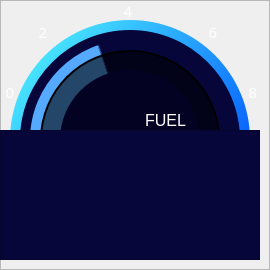
      <widget class="QFrame" name="yakitFrame">
       <property name="geometry">
        <rect>
         <x>612</x>
         <y>620</y>
         <width>270</width>
         <height>270</height>
        </rect>
       </property>
       <property name="styleSheet">
        <string notr="true">background-color:none;</string>
       </property>
       <property name="frameShape">
        <enum>QFrame::StyledPanel</enum>
       </property>
       <property name="frameShadow">
        <enum>QFrame::Raised</enum>
       </property>
       <widget class="QFrame" name="yakitGradient">
        <property name="geometry">
         <rect>
          <x>10</x>
          <y>20</y>
          <width>240</width>
          <height>240</height>
         </rect>
        </property>
        <property name="styleSheet">
         <string notr="true">background-color: qlineargradient(spread:pad, x1:0, y1:0, x2:0.946, y2:0.720818, stop:0 rgba(85, 255, 255, 255), stop:1 rgba(0, 85, 255, 255));
border-radius: 120px;</string>
        </property>
        <property name="frameShape">
         <enum>QFrame::StyledPanel</enum>
        </property>
        <property name="frameShadow">
         <enum>QFrame::Raised</enum>
        </property>
       </widget>
       <widget class="QFrame" name="kapak3">
        <property name="geometry">
         <rect>
          <x>0</x>
          <y>130</y>
          <width>260</width>
          <height>130</height>
         </rect>
        </property>
        <property name="styleSheet">
         <string notr="true">background-color: rgb(6, 6, 58);</string>
        </property>
        <property name="frameShape">
         <enum>QFrame::StyledPanel</enum>
        </property>
        <property name="frameShadow">
         <enum>QFrame::Raised</enum>
        </property>
       </widget>
       <widget class="QFrame" name="yakitFrameIc">
        <property name="geometry">
         <rect>
          <x>20</x>
          <y>30</y>
          <width>220</width>
          <height>220</height>
         </rect>
        </property>
        <property name="styleSheet">
         <string notr="true">background-color: rgb(6, 6, 58);
border-radius: 110px;</string>
        </property>
        <property name="frameShape">
         <enum>QFrame::StyledPanel</enum>
        </property>
        <property name="frameShadow">
         <enum>QFrame::Raised</enum>
        </property>
       </widget>
       <widget class="QFrame" name="yakitFrameOn">
        <property name="geometry">
         <rect>
          <x>60</x>
          <y>70</y>
          <width>140</width>
          <height>140</height>
         </rect>
        </property>
        <property name="styleSheet">
         <string notr="true">background-color: rgb(3, 2, 34);
border-radius:70px;</string>
        </property>
        <property name="frameShape">
         <enum>QFrame::StyledPanel</enum>
        </property>
        <property name="frameShadow">
         <enum>QFrame::Raised</enum>
        </property>
        <widget class="QLabel" name="yakit">
         <property name="geometry">
          <rect>
           <x>70</x>
           <y>40</y>
           <width>71</width>
           <height>21</height>
          </rect>
         </property>
         <property name="styleSheet">
          <string notr="true">color: #ffffff; background-color: none</string>
         </property>
         <property name="text">
          <string>&lt;html&gt;&lt;head/&gt;&lt;body&gt;&lt;p&gt;&lt;span style=&quot; font-family:'Arial Black'; font-size:12pt;&quot;&gt;FUEL&lt;/span&gt;&lt;/p&gt;&lt;/body&gt;&lt;/html&gt;</string>
         </property>
         <property name="alignment">
          <set>Qt::AlignCenter</set>
         </property>
        </widget>
        <widget class="QLabel" name="yakitIcon">
         <property name="geometry">
          <rect>
           <x>15</x>
           <y>25</y>
           <width>45</width>
           <height>35</height>
          </rect>
         </property>
         <property name="styleSheet">
          <string notr="true">background-color: none;</string>
         </property>
         <property name="text">
          <string/>
         </property>
         <property name="pixmap">
          <pixmap>tba3.png</pixmap>
         </property>
         <property name="scaledContents">
          <bool>true</bool>
         </property>
        </widget>
       </widget>
       <widget class="QFrame" name="yakitProgress">
        <property name="geometry">
         <rect>
          <x>30</x>
          <y>40</y>
          <width>200</width>
          <height>200</height>
         </rect>
        </property>
        <property name="styleSheet">
         <string notr="true">background-color: qconicalgradient(cx:0.5, cy:0.5, angle:180, stop:0.011158 rgba(85, 170, 255, 0), stop:0.013089 rgba(249, 201, 111, 255));
background-color: qconicalgradient(cx:0.5, cy:0.5, angle:180, stop:0.799308 rgba(85, 170, 255, 0), stop:0.803089 rgba(85, 170, 255, 255));
border-radius: 100px;</string>
        </property>
        <property name="frameShape">
         <enum>QFrame::StyledPanel</enum>
        </property>
        <property name="frameShadow">
         <enum>QFrame::Raised</enum>
        </property>
        <widget class="QFrame" name="yakitGolge">
         <property name="geometry">
          <rect>
           <x>10</x>
           <y>10</y>
           <width>180</width>
           <height>180</height>
          </rect>
         </property>
         <property name="styleSheet">
          <string notr="true">border-radius: 90px;
background-color: rgba(0, 0, 0,150);
border-width: 2px;
border-style: solid;</string>
         </property>
         <property name="frameShape">
          <enum>QFrame::StyledPanel</enum>
         </property>
         <property name="frameShadow">
          <enum>QFrame::Raised</enum>
         </property>
        </widget>
       </widget>
       <widget class="QLabel" name="labelYT4">
        <property name="geometry">
         <rect>
          <x>118</x>
          <y>0</y>
          <width>20</width>
          <height>20</height>
         </rect>
        </property>
        <property name="styleSheet">
         <string notr="true">color: rgb(255, 255, 255);
background-color: none;</string>
        </property>
        <property name="text">
         <string>&lt;html&gt;&lt;head/&gt;&lt;body&gt;&lt;p&gt;&lt;span style=&quot; font-size:11pt; font-family: Arial Black&quot;&gt;4&lt;/span&gt;&lt;/p&gt;&lt;/body&gt;&lt;/html&gt;</string>
        </property>
        <property name="alignment">
         <set>Qt::AlignCenter</set>
        </property>
       </widget>
       <widget class="QLabel" name="labelYT2">
        <property name="geometry">
         <rect>
          <x>33</x>
          <y>21</y>
          <width>20</width>
          <height>20</height>
         </rect>
        </property>
        <property name="styleSheet">
         <string notr="true">color: rgb(255, 255, 255);
background-color: none;</string>
        </property>
        <property name="text">
         <string>&lt;html&gt;&lt;head/&gt;&lt;body&gt;&lt;p&gt;&lt;span style=&quot; font-size:11pt; font-family: Arial Black&quot;&gt;2&lt;/span&gt;&lt;/p&gt;&lt;/body&gt;&lt;/html&gt;</string>
        </property>
        <property name="alignment">
         <set>Qt::AlignCenter</set>
        </property>
       </widget>
       <widget class="QLabel" name="labelYT6">
        <property name="geometry">
         <rect>
          <x>203</x>
          <y>21</y>
          <width>20</width>
          <height>20</height>
         </rect>
        </property>
        <property name="styleSheet">
         <string notr="true">color: rgb(255, 255, 255);
background-color: none;</string>
        </property>
        <property name="text">
         <string>&lt;html&gt;&lt;head/&gt;&lt;body&gt;&lt;p&gt;&lt;span style=&quot; font-size:11pt; font-family: Arial Black&quot;&gt;6&lt;/span&gt;&lt;/p&gt;&lt;/body&gt;&lt;/html&gt;</string>
        </property>
        <property name="alignment">
         <set>Qt::AlignCenter</set>
        </property>
       </widget>
       <widget class="QLabel" name="labelYT0">
        <property name="geometry">
         <rect>
          <x>0</x>
          <y>81</y>
          <width>20</width>
          <height>20</height>
         </rect>
        </property>
        <property name="styleSheet">
         <string notr="true">color: rgb(255, 255, 255);
background-color: none;</string>
        </property>
        <property name="text">
         <string>&lt;html&gt;&lt;head/&gt;&lt;body&gt;&lt;p&gt;&lt;span style=&quot; font-size:11pt; font-family: Arial Black&quot;&gt;0&lt;/span&gt;&lt;/p&gt;&lt;/body&gt;&lt;/html&gt;</string>
        </property>
        <property name="alignment">
         <set>Qt::AlignCenter</set>
        </property>
       </widget>
       <widget class="QLabel" name="labelYT8">
        <property name="geometry">
         <rect>
          <x>243</x>
          <y>81</y>
          <width>20</width>
          <height>20</height>
         </rect>
        </property>
        <property name="styleSheet">
         <string notr="true">color: rgb(255, 255, 255);
background-color: none;</string>
        </property>
        <property name="text">
         <string>&lt;html&gt;&lt;head/&gt;&lt;body&gt;&lt;p&gt;&lt;span style=&quot; font-size:11pt; font-family: Arial Black&quot;&gt;8&lt;/span&gt;&lt;/p&gt;&lt;/body&gt;&lt;/html&gt;</string>
        </property>
        <property name="alignment">
         <set>Qt::AlignCenter</set>
        </property>
       </widget>
       <zorder>yakitGradient</zorder>
       <zorder>yakitFrameIc</zorder>
       <zorder>yakitProgress</zorder>
       <zorder>yakitFrameOn</zorder>
       <zorder>kapak3</zorder>
       <zorder>labelYT4</zorder>
       <zorder>labelYT2</zorder>
       <zorder>labelYT6</zorder>
       <zorder>labelYT0</zorder>
       <zorder>labelYT8</zorder>
      </widget>
